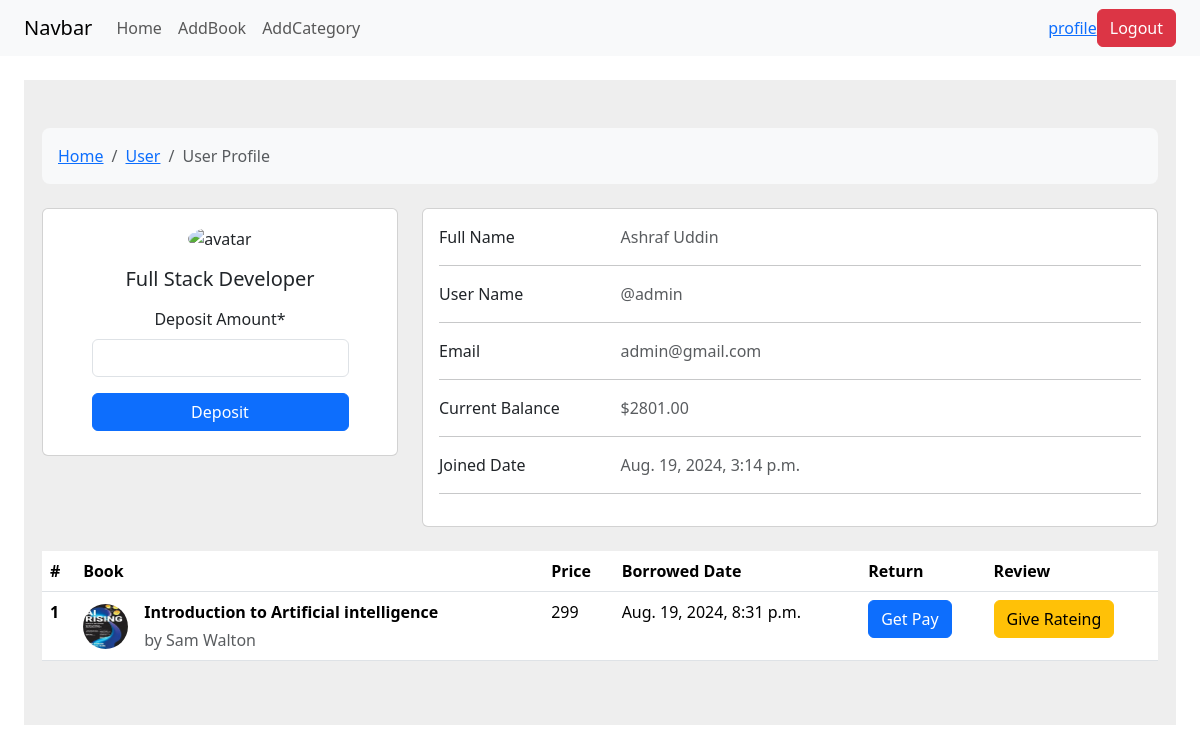
The page /auth/profile/ (signed in) on the database its author committed.
### User/models.py (models this page shows, shortened)
class Profile(models.Model):
	user = models.OneToOneField(User, related_name='profile', on_delete=models.CASCADE)
	balance = models.DecimalField(max_digits=10, decimal_places=2)

### Books/models.py (models this page shows, shortened)
class BorrowedBooks(models.Model):
	user = models.ForeignKey(User, on_delete=models.CASCADE)
	book = models.ForeignKey(Books, on_delete=models.CASCADE)
	borrowed_on = models.DateTimeField(default=datetime.now)

class Books(models.Model):
	title = models.CharField(max_length=200)
	author = models.CharField(max_length=100)
	category = models.ManyToManyField(Categories)
	price = models.IntegerField()
	image = models.ImageField(upload_to='Books/media/')
	description = models.TextField()

### User/views.py (the view, shortened to what this page needs)
# urls.py: path('profile/', ProfileView, name='profile')
def ProfileView(request):
	profile = request.user.profile
	if request.method=="POST" and 'deposit_balance' in request.POST:
		deposit_form = DepositBalanceForm(request.POST)
		if deposit_form.is_valid():
				amount = deposit_form.cleaned_data['balance']
				profile.balance+=amount
				profile.save()
				return redirect('add_book')
	else:
		deposit_form= DepositBalanceForm()
	borrowed_books = BorrowedBooks.objects.filter(user=request.user)
	if request.method == 'POST' and 'add_review' in request.POST:
		review_form = AddReviewsForm(request.POST)
		book_id = request.POST.get('book_id')
		book = get_object_or_404(Books, id=book_id)
		if review_form.is_valid():
			review = review_form.save(commit=False)
			review.user = request.user
			review.book = book
			review.save()
			messages.success(request, f'Thank you for reviewing {book.title}!')
			return redirect('profile')
	else:
		review_form = AddReviewsForm()
	return render(request, 'profile.html', {
        'deposit_form': deposit_form,
        'review_form': review_form,
        'profile': profile,
        'borrowed_books': borrowed_books
    })

### User/forms.py
class DepositBalanceForm(forms.ModelForm):
	class Meta:
		model = Profile
		fields=['balance']
		labels = {
            'balance': 'Deposit Amount',
        }

### Books/forms.py
class AddReviewsForm(forms.ModelForm):
		class Meta:
				model = Reviews
				fields = ['rate', 'body']
				widgets = {
            'body': forms.Textarea(attrs={'rows': 3, 'cols': 40}),
        }

### User/templates/profile.html (shortened to what this page needs)
{% extends "base.html" %}
{% block content %}
{% load crispy_forms_tags %}
<section style="background-color: #eee;">
    <div class="container py-5">
      <div class="row">
        <div class="col">
          <nav aria-label="breadcrumb" class="bg-body-tertiary rounded-3 p-3 mb-4">
            <ol class="breadcrumb mb-0">
              <li class="breadcrumb-item"><a href="#">Home</a></li>
              <li class="breadcrumb-item"><a href="#">User</a></li>
              <li class="breadcrumb-item active" aria-current="page">User Profile</li>
            </ol>
          </nav>
        </div>
      </div>
      <div class="row">
        <div class="col-lg-4">
          <div class="card mb-4">
            <div class="card-body text-center">
              <img src="https://mdbcdn.b-cdn.net/img/Photos/new-templates/bootstrap-chat/ava3.webp" alt="avatar"
                class="rounded-circle img-fluid" style="width: 150px;">
              <h5 class="my-3">Full Stack Developer</h5>
              <div class="d-flex justify-content-center mb-2">
                <form method="POST" class='d-flex flex-column'>
                    {{deposit_form|crispy}}
                    <button type="submit" type="button" data-mdb-button-init data-mdb-ripple-init class="btn btn-primary">Deposit</button>
                </form>
                </div>
            </div>
        </div>
        </div>
        <div class="col-lg-8">
          <div class="card mb-4">
            <div class="card-body">
              <div class="row">
                <div class="col-sm-3">
                  <p class="mb-0">Full Name</p>
                </div>
                <div class="col-sm-9">
                  <p class="text-muted mb-0">{{ profile.user.first_name }} {{ profile.user.last_name }}</p>
                </div>
              </div>
              <hr>
              <div class="row">
                <div class="col-sm-3">
                  <p class="mb-0">User Name</p>
                </div>
                <div class="col-sm-9">
                  <p class="text-muted mb-0">@{{ profile.user.username }} </p>
                </div>
              </div>
              <hr>
              <div class="row">
                <div class="col-sm-3">
                  <p class="mb-0">Email</p>
                </div>
                <div class="col-sm-9">
                  <p class="text-muted mb-0">{{ profile.user.email }} </p>
                </div>
              </div>
              <hr>
              <div class="row">
                <div class="col-sm-3">
                  <p class="mb-0">Current Balance</p>
                </div>
                <div class="col-sm-9">
                  <p class="text-muted mb-0"> ${{ profile.balance }}</p>
                </div>
              </div>
              <hr>
              <div class="row">
                <div class="col-sm-3">
                  <p class="mb-0">Joined Date</p>
                </div>
                <div class="col-sm-9">
                  <p class="text-muted mb-0"> {{ profile.user.date_joined }}</p>
                </div>
              </div>
              <hr>
            </div>
          </div>
        </div>
      </div>
      <table class="table">
        <thead>
          <tr>
            <th scope="col">#</th>
            <th scope="col">Book</th>
            <th scope="col">Price</th>
            <th scope="col">Borrowed Date</th>
            <th scope="col">Return</th>
            <th scope="col">Review</th>
          </tr>
        </thead>
        <tbody>
          {% for borrowed_book in borrowed_books %}
              <tr>
                  <th scope="row">{{ borrowed_book.book.id }}</th>
                  <td>
                    <div class="d-flex align-items-center">
                      <img
                          src={{borrowed_book.book.image.url}}
                          alt=""
                          style="width: 45px; height: 45px"
                          class="rounded-circle"
                          />
                      <div class="ms-3">
                            <p class="fw-bold mb-1">{{ borrowed_book.book.title }}</p>
                            <p class="text-muted mb-0">by {{ borrowed_book.book.author }}</p>
                      </div>
                    </div>
                  </td>
                  <td>{{ borrowed_book.book.price }}</td>
                  <td>{{ borrowed_book.borrowed_on }}</td>
                  <td>
                      <form method="post">
                          <button type="submit" name='return_book' class="btn btn-primary">Get Pay</button>
                      </form>
                  </td>
                  <td>
                    <button type="button" class="btn btn-warning" data-bs-toggle="modal" data-bs-target="#reviewModal{{ borrowed_book.book.id }}">
                      Give Rateing
                  </button>
                  </td>
              </tr>
          {% empty %}
              <tr>
                  <td colspan="4">You have not borrowed any books yet.</td>
              </tr>
          {% endfor %}
      </tbody>
      </table>
    </div>
  </section>
{% endblock %}

### rows shown on the page
Profile: user.first_name "Ashraf", user.last_name "Uddin", user.username "admin", user.email "admin@gmail.com", balance "2801.00", user.date_joined "Aug. 19, 2024, 3:14 p.m."
BorrowedBooks: book.id "1", book.image (picture), book "Introduction to Artificial intelligence", book.author "Sam Walton", book.price "299", borrowed_on "Aug. 19, 2024, 8:31 p.m."
